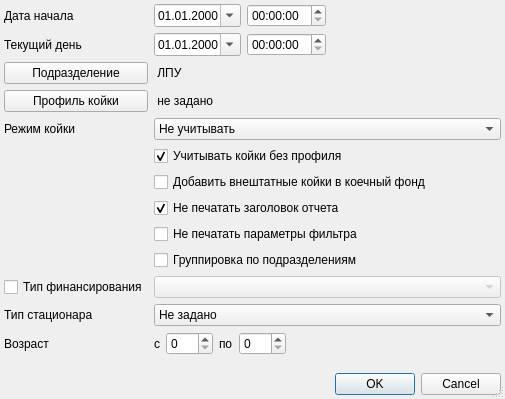
<?xml version="1.0" encoding="UTF-8"?>
<ui version="4.0">
 <class>StationaryReportForMIACSetupDialog</class>
 <widget class="QDialog" name="StationaryReportForMIACSetupDialog">
  <property name="windowModality">
   <enum>Qt::ApplicationModal</enum>
  </property>
  <property name="geometry">
   <rect>
    <x>0</x>
    <y>0</y>
    <width>505</width>
    <height>399</height>
   </rect>
  </property>
  <property name="windowTitle">
   <string>параметры отчёта</string>
  </property>
  <property name="sizeGripEnabled">
   <bool>true</bool>
  </property>
  <layout class="QGridLayout" name="gridLayout">
   <property name="margin">
    <number>4</number>
   </property>
   <item row="0" column="0">
    <widget class="QLabel" name="lblBegDate">
     <property name="text">
      <string>Дата начала</string>
     </property>
    </widget>
   </item>
   <item row="0" column="1">
    <widget class="CDateEdit" name="edtBegDate">
     <property name="displayFormat">
      <string>dd.MM.yyyy</string>
     </property>
     <property name="calendarPopup">
      <bool>true</bool>
     </property>
    </widget>
   </item>
   <item row="0" column="2" colspan="2">
    <widget class="QTimeEdit" name="edtBegTime"/>
   </item>
   <item row="1" column="0">
    <widget class="QLabel" name="lblEndDate">
     <property name="text">
      <string>Текущий день</string>
     </property>
    </widget>
   </item>
   <item row="1" column="1">
    <widget class="CDateEdit" name="edtEndDate">
     <property name="sizePolicy">
      <sizepolicy hsizetype="Maximum" vsizetype="Fixed">
       <horstretch>0</horstretch>
       <verstretch>0</verstretch>
      </sizepolicy>
     </property>
     <property name="displayFormat">
      <string>dd.MM.yyyy</string>
     </property>
     <property name="calendarPopup">
      <bool>true</bool>
     </property>
    </widget>
   </item>
   <item row="1" column="2" colspan="2">
    <widget class="QTimeEdit" name="edtTimeEdit"/>
   </item>
   <item row="1" column="4">
    <spacer name="horizontalSpacer">
     <property name="orientation">
      <enum>Qt::Horizontal</enum>
     </property>
     <property name="sizeHint" stdset="0">
      <size>
       <width>56</width>
       <height>20</height>
      </size>
     </property>
    </spacer>
   </item>
   <item row="2" column="0">
    <widget class="QPushButton" name="btnOrgStructureList">
     <property name="text">
      <string>Подразделение</string>
     </property>
    </widget>
   </item>
   <item row="2" column="1" colspan="4">
    <widget class="QLabel" name="lblOrgStructureList">
     <property name="text">
      <string> ЛПУ</string>
     </property>
     <property name="wordWrap">
      <bool>true</bool>
     </property>
    </widget>
   </item>
   <item row="3" column="0">
    <widget class="QPushButton" name="btnHospitalBedProfileList">
     <property name="text">
      <string>Профиль койки</string>
     </property>
    </widget>
   </item>
   <item row="3" column="1" colspan="4">
    <widget class="QLabel" name="lblHospitalBedProfileList">
     <property name="text">
      <string> не задано</string>
     </property>
     <property name="wordWrap">
      <bool>true</bool>
     </property>
    </widget>
   </item>
   <item row="4" column="0">
    <widget class="QLabel" name="lblSchedule">
     <property name="text">
      <string>Режим койки</string>
     </property>
    </widget>
   </item>
   <item row="4" column="1" colspan="4">
    <widget class="QComboBox" name="cmbSchedule">
     <item>
      <property name="text">
       <string>Не учитывать</string>
      </property>
     </item>
     <item>
      <property name="text">
       <string>Круглосуточные</string>
      </property>
     </item>
     <item>
      <property name="text">
       <string>Не круглосуточные</string>
      </property>
     </item>
    </widget>
   </item>
   <item row="5" column="1" colspan="4">
    <widget class="QCheckBox" name="chkNoProfileBed">
     <property name="text">
      <string>Учитывать койки без профиля</string>
     </property>
     <property name="checked">
      <bool>true</bool>
     </property>
    </widget>
   </item>
   <item row="6" column="1" colspan="4">
    <widget class="QCheckBox" name="chkIsPermanentBed">
     <property name="text">
      <string>Добавить внештатные койки в коечный фонд</string>
     </property>
    </widget>
   </item>
   <item row="7" column="1" colspan="4">
    <widget class="QCheckBox" name="chkNoPrintCaption">
     <property name="text">
      <string>Не печатать заголовок отчета</string>
     </property>
     <property name="checked">
      <bool>true</bool>
     </property>
    </widget>
   </item>
   <item row="8" column="1" colspan="4">
    <widget class="QCheckBox" name="chkNoPrintFilterParameters">
     <property name="text">
      <string>Не печатать параметры фильтра</string>
     </property>
    </widget>
   </item>
   <item row="9" column="1" colspan="4">
    <widget class="QCheckBox" name="chkIsGroupingOS">
     <property name="text">
      <string>Группировка по подразделениям</string>
     </property>
    </widget>
   </item>
   <item row="10" column="0">
    <widget class="QCheckBox" name="chkFinance">
     <property name="enabled">
      <bool>true</bool>
     </property>
     <property name="text">
      <string>Тип финансирования</string>
     </property>
     <property name="checkable">
      <bool>true</bool>
     </property>
    </widget>
   </item>
   <item row="10" column="1" colspan="4">
    <widget class="CCheckableComboBox" name="cmbFinance">
     <property name="enabled">
      <bool>false</bool>
     </property>
    </widget>
   </item>
   <item row="11" column="0">
    <widget class="QLabel" name="lblStationaryType">
     <property name="text">
      <string>Тип стационара</string>
     </property>
    </widget>
   </item>
   <item row="11" column="1" colspan="4">
    <widget class="QComboBox" name="cmbStationaryType">
     <item>
      <property name="text">
       <string>Не задано</string>
      </property>
     </item>
     <item>
      <property name="text">
       <string>Дневной</string>
      </property>
     </item>
     <item>
      <property name="text">
       <string>Круглосуточный</string>
      </property>
     </item>
    </widget>
   </item>
   <item row="12" column="0">
    <widget class="QLabel" name="lblAgePresence">
     <property name="text">
      <string>Возраст</string>
     </property>
    </widget>
   </item>
   <item row="12" column="1" colspan="2">
    <layout class="QHBoxLayout" name="horizontalLayout">
     <item>
      <widget class="QLabel" name="label">
       <property name="text">
        <string>с</string>
       </property>
       <property name="alignment">
        <set>Qt::AlignLeading|Qt::AlignLeft|Qt::AlignVCenter</set>
       </property>
      </widget>
     </item>
     <item>
      <widget class="QSpinBox" name="edtBedAgeFor">
       <property name="maximum">
        <number>150</number>
       </property>
      </widget>
     </item>
     <item>
      <widget class="QLabel" name="label_2">
       <property name="text">
        <string>по</string>
       </property>
      </widget>
     </item>
     <item>
      <widget class="QSpinBox" name="edtBedAgeTo">
       <property name="minimum">
        <number>0</number>
       </property>
       <property name="maximum">
        <number>150</number>
       </property>
      </widget>
     </item>
    </layout>
   </item>
   <item row="12" column="3" colspan="2">
    <spacer name="horizontalSpacer_2">
     <property name="orientation">
      <enum>Qt::Horizontal</enum>
     </property>
     <property name="sizeHint" stdset="0">
      <size>
       <width>142</width>
       <height>20</height>
      </size>
     </property>
    </spacer>
   </item>
   <item row="13" column="1" colspan="2">
    <spacer>
     <property name="orientation">
      <enum>Qt::Vertical</enum>
     </property>
     <property name="sizeHint" stdset="0">
      <size>
       <width>129</width>
       <height>20</height>
      </size>
     </property>
    </spacer>
   </item>
   <item row="14" column="0" colspan="5">
    <widget class="QDialogButtonBox" name="buttonBox">
     <property name="orientation">
      <enum>Qt::Horizontal</enum>
     </property>
     <property name="standardButtons">
      <set>QDialogButtonBox::Cancel|QDialogButtonBox::Ok</set>
     </property>
    </widget>
   </item>
  </layout>
 </widget>
 <customwidgets>
  <customwidget>
   <class>CDateEdit</class>
   <extends>QDateEdit</extends>
   <header>library/DateEdit</header>
  </customwidget>
  <customwidget>
   <class>CCheckableComboBox</class>
   <extends>QComboBox</extends>
   <header>Reports/Utils.h</header>
  </customwidget>
 </customwidgets>
 <tabstops>
  <tabstop>edtBegDate</tabstop>
  <tabstop>edtBegTime</tabstop>
  <tabstop>edtEndDate</tabstop>
  <tabstop>edtTimeEdit</tabstop>
  <tabstop>btnOrgStructureList</tabstop>
  <tabstop>btnHospitalBedProfileList</tabstop>
  <tabstop>cmbSchedule</tabstop>
  <tabstop>chkNoProfileBed</tabstop>
  <tabstop>chkIsPermanentBed</tabstop>
  <tabstop>chkNoPrintCaption</tabstop>
  <tabstop>chkNoPrintFilterParameters</tabstop>
  <tabstop>chkIsGroupingOS</tabstop>
  <tabstop>chkFinance</tabstop>
  <tabstop>cmbFinance</tabstop>
  <tabstop>cmbStationaryType</tabstop>
  <tabstop>buttonBox</tabstop>
 </tabstops>
 <resources/>
 <connections>
  <connection>
   <sender>buttonBox</sender>
   <signal>accepted()</signal>
   <receiver>StationaryReportForMIACSetupDialog</receiver>
   <slot>accept()</slot>
   <hints>
    <hint type="sourcelabel">
     <x>112</x>
     <y>177</y>
    </hint>
    <hint type="destinationlabel">
     <x>102</x>
     <y>90</y>
    </hint>
   </hints>
  </connection>
  <connection>
   <sender>buttonBox</sender>
   <signal>rejected()</signal>
   <receiver>StationaryReportForMIACSetupDialog</receiver>
   <slot>reject()</slot>
   <hints>
    <hint type="sourcelabel">
     <x>225</x>
     <y>177</y>
    </hint>
    <hint type="destinationlabel">
     <x>236</x>
     <y>76</y>
    </hint>
   </hints>
  </connection>
 </connections>
</ui>
